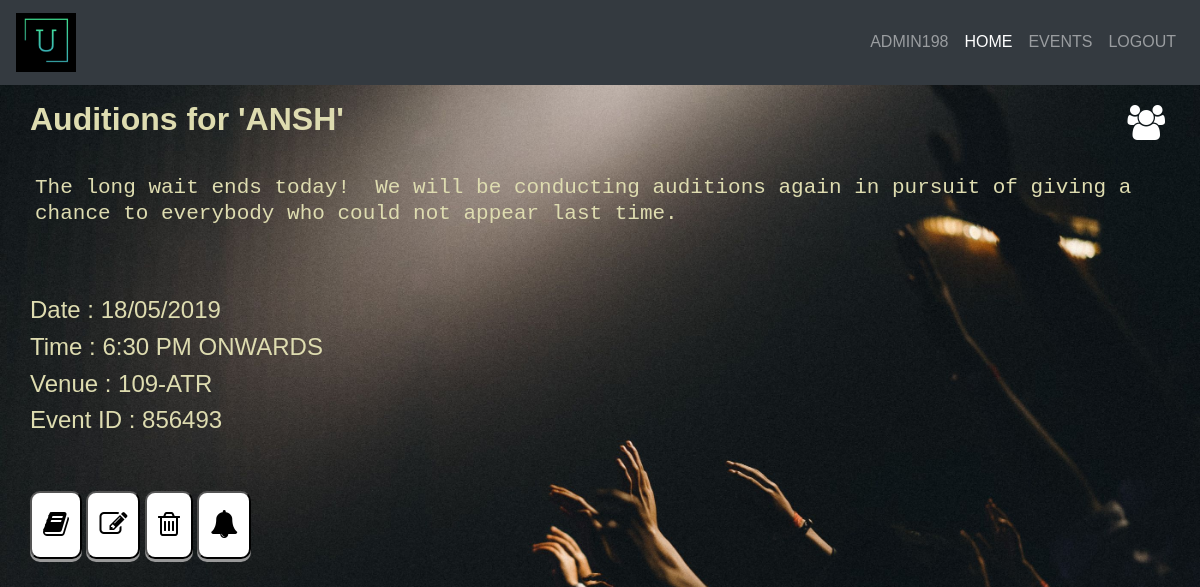
The page /events/856493 (signed in) on the database its author committed.
### models.py (models this page shows, shortened)
class EventsModel(db.Model):
    __tablename__ = 'events'
    ID = db.Column(db.String(8), nullable=False, primary_key=True)
    EventHeading = db.Column(db.String(255), nullable=False)
    EventDescription = db.Column(db.Text, nullable=False)
    EventDate = db.Column(db.String(20), nullable=False)
    EventTime = db.Column(db.String(255), nullable=False)
    EventVenue = db.Column(db.String(255), nullable=False)

### views_events.py (the view)
@app.route(URL_PREFIX + '/<string:event_id>')
def display_event(event_id):
    if 'user' in session or 'admin' in session:  # logged in
        e = EventsModel.query.filter_by(ID=event_id).first()
        if e is None:
            flash(f"Event  With ID : '{event_id}' Does Not Exist", 'success')
            print(f"Event  With ID : '{event_id}' Does Not Exist")
            return redirect(URL_PREFIX)
        else:
            users_interested = []
            num_interested = 0
            total_users_registered = 0
            if 'admin' in session:  # if admin in session then show names of interested users
                rs = UserModel.query.all()
                total_users_registered = len(rs)
                for i in rs:
                    if event_id in i.InterestedActivities:
                        users_interested.append([i.ID, i.Name])
                num_interested = len(users_interested)
            return render_template('events/display-event-page.html', event=e,
                                   users_interested=users_interested,
                                   num_interested=num_interested,
                                   total_users_registered=total_users_registered
                                   )
    else:
        flash("Not Logged In", 'danger')
        print("Not Logged In")
        return redirect('/login')

### app.py (called while the page is built)
def get_session():
    return session

@app.before_request
def make_session_permanent():
    session.permanent = True
    app.permanent_session_lifetime = timedelta(minutes=15)

### templates/events/display-event-page.html (shortened to what this page needs)
{% extends "layout.html" %}
{% set session = get_session() %}
{% block body %}
{% if 'admin' in session %}
<div class="users-icon-admin" >
   <a onclick="displayToggle()" data-toggle="tooltip" title="Interested Users">
      <h2>
         <b>
            <i class="fa fa-users" style="font-size:35px;padding:5px;color:white"></i>
         </b>
      </h2>
   </a>
</div>
{% endif %}
<h2><b>{{ event.EventHeading }}   </b></h2>
<br>
<h4>
   <pre>
{{ event.EventDescription }}
   </pre>
</h4>
<br>
<h4>Date : {{ event.EventDate }}</h4>
<h4>Time : {{ event.EventTime }}</h4>
<h4>Venue : {{ event.EventVenue }}</h4>
{% if 'admin' in session %}
<h4>Event ID : {{ event.ID }}</h4>
{% endif %}
<br/>
<br/>
{% if 'user' in session %}
   <a href="/events/add-to-fav/{{event.ID}}" data-toggle="tooltip" title="Add To Favourites">
      <button>
         <i class="fa fa-thumbs-up"></i>
      </button>
   </a>
{% elif 'admin' in session %}
   <a href="/events/{{event.ID}}" data-toggle="tooltip" title="Read More">
      <button>
         <i class="fa fa-book"></i>
      </button>
   </a>
   <a href="/events/modify/{{event.ID}}" data-toggle="tooltip" title="Modify Event">
      <button>
         <i class="fa fa-edit"></i>
      </button>
   </a>
   <a href="/events/delete/{{event.ID}}" data-toggle="tooltip" title="Delete Event">
      <button>
         <i class="fa fa-trash-o"></i>
      </button>
   </a>
   <a href="/events/send-reminder/{{event.ID}}" data-toggle="tooltip" title="Send Reminder">
      <button>
         <i class="fa fa-bell"></i>
      </button>
   </a>
{% endif %}
<br/>
<br/>
<br/>
{% endblock %}

### static/css/layout-style.css (style rules this page uses)
:root { --primary-color: white; --card-background: #dedcb0; --text-color: black; --card-button-color: #fff; }
* { padding: 0; margin: 0; font-family: sans-serif; }
body { background: url("/static/img/bg.jpg"); background-size: cover; }
a { color: var(--text-color); }
input[type="button"], button { background-color: var(--card-button-color); padding: 5px; text-align: center; border-radius: 10px; text-decoration: none; display: inline-block; font-size: 16px; cursor: pointer; outline: none; box-shadow: 0 3px #999; transition: 0.1s; }
a button { font-size: 28px; padding: 11px; }
.users-icon-admin { float: right; right: 5%; }

### templates/events/display-event-page.html (style rules this page uses)
h2, h4, pre { color: #dedcb0; }
pre { width: 95vw; padding: 5px; white-space: pre-wrap; }

### rows shown on the page
EventsModel: EventHeading "Auditions for 'ANSH'", EventDescription "The long wait ends today! We will be conducting auditions again in pursuit of giving a chance to everybody who could not appear last time.", EventDate "18/05/2019", EventTime "6:30 PM ONWARDS", EventVenue "109-ATR", ID "856493"

### other values the page prints
{{ session['name'] }} "ADMIN198"
